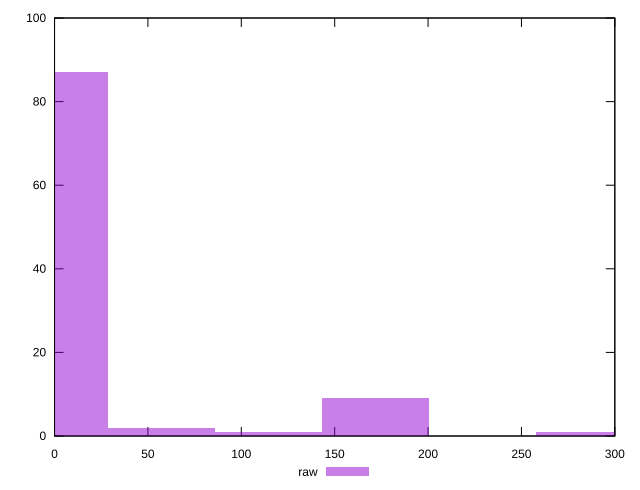

gnuplot code for this plot:
reset

$raw <<EOF
0 87
171.8308249414272 9
286.384708235712 1
114.5538832942848 1
57.2769416471424 2
EOF

set key outside below
set boxwidth 57.2769416471424
set xrange [0:300]
set yrange [0:100]
set trange [0:100]
set style fill transparent solid 0.5 noborder
set terminal svg size 640, 490 enhanced background rgb 'white'
set output "reprap/unminified-javascript/samples/pages+cached+noexternal/raw/histogram.svg"

plot $raw title "raw" with boxes

reset
